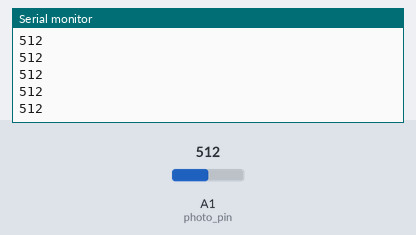
This sketch was run on a simulated Arduino Uno, built with avr-gcc and run on an emulated ATmega328P. On the bench: the last lines printed to the serial monitor. The inputs (shaded band) are chosen by the test bench; at power-on: A1 (photo_pin) = 512.

Above: at 1.2 s.
1.3 s: A1 (photo_pin) set to 716
At 2.1 s:
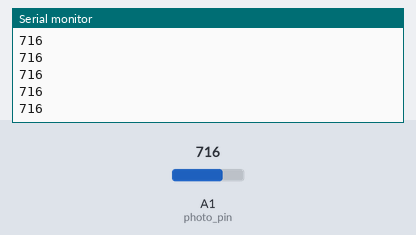
2.8 s: A1 (photo_pin) set to 900
At 3.7 s:
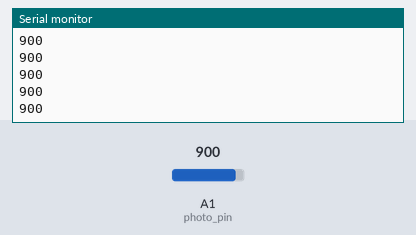
Timing chart, 0 to 5.8 s (numbered marks = the images above; inputs shaded):
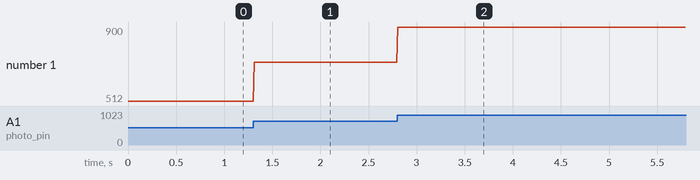

Measured:
- after the input at 1.3 s, the serial monitor: prints a new line at once (image 1)
- after the input at 2.8 s, the serial monitor: prints a new line at once (image 2)
- plotted number 1: 512 → 716 after the input at 1.3 s, 716 → 900 after the input at 2.8 s

The sketch:

sensor_serial.ino
```cpp
int photo_pin = 1;

void setup() {
    Serial.begin(9600);
}

void loop() {
    int s = analogRead(photo_pin);
    // uint8_t val = (uint8_t)(s/4);
    String send = String(s);
    // String send = "hello world";
    Serial.println(send);
    // Serial.print(" ");
    // Serial.println(val);
    // byte msg = byte(s);
    // Serial.write(msg);
    // Serial.write("\n");
    // Serial.write("hello\n");

    delay(10);
}
```
